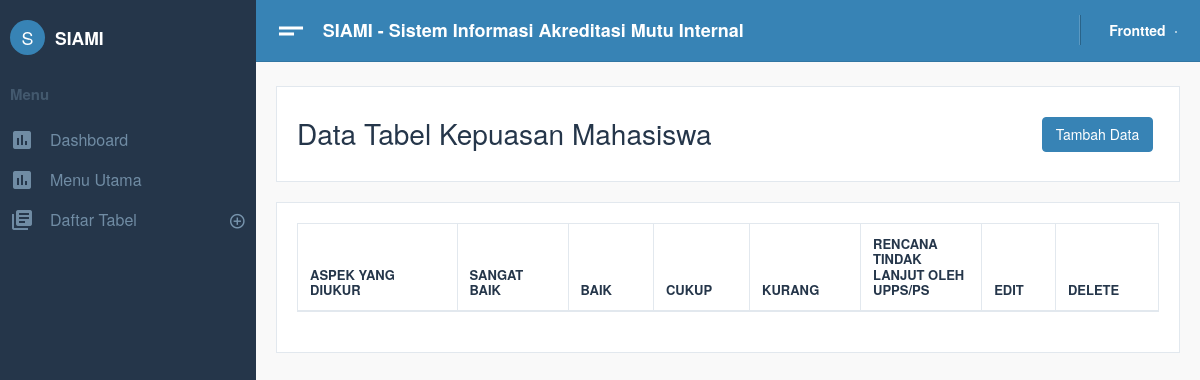
The page /Siami/home/index.php?p=tbl_kepuasan_mhs on the database as committed earlier.
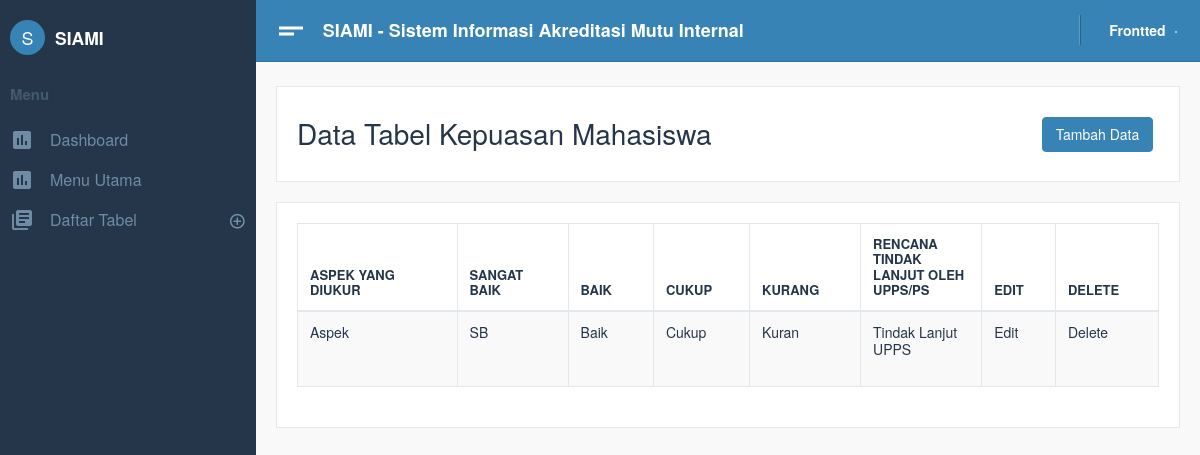
The same page on the database as committed later.
### tables this page shows
CREATE TABLE `tbl_kepuasan_mhs` (
  `id_kepuasan_mhs` int(5) NOT NULL,
  `aspek` text DEFAULT NULL,
  `prosen_sb` varchar(5) DEFAULT NULL,
  `prosen_b` varchar(5) DEFAULT NULL,
  `prosen_c` varchar(5) DEFAULT NULL,
  `prosen_k` varchar(5) DEFAULT NULL,
  `tindak_lanjut_upps` text DEFAULT NULL,
  `id_akred_prodi` int(11) NOT NULL
);

### Siami/home/tbl_kep_mhs.php (the view, shortened to what this page needs)
<div class="card text-left">
    <div class="card-body">
        <div class="row">
            <div class="col-sm-10 mt-2">
                <h2>Data Tabel Kepuasan Mahasiswa
                </h2>
            </div>
            <div class="col-sm-2 mt-2">
                <button class="btn btn-primary">Tambah Data</button>
            </div>
        </div>
    </div>
</div>
<?php
   include "../config/database.php";
   $query = mysqli_query($db, "SELECT * FROM  tbl_kepuasan_mhs");
   ?>
<div class="card">
    <div class="card-body">
        <div id="example_wrapper" class="dataTables_wrapper dt-bootstrap4">
            <div class="row">
                <div class="col-sm-12">
                    <table style="width: 100%;" id="example" class="table table-hover table-striped table-bordered dataTable dtr-inline" role="grid" aria-describedby="example_info">
                        <thead>
                            <tr role="row">
                                <th style="width: 118.2px;">Aspek yang diukur </th>
                                <th style="width: 82.2px;">Sangat Baik </th>
                                <th style="width: 63.2px;">Baik</th>
                                <th style="width: 63.2px;">Cukup</th>
                                <th style="width: 63.2px;">Kurang</th>
                                <th style="width: 63.2px;">Rencana Tindak Lanjut oleh UPPS/PS</th>
                                <th style="width: 40.2px;">Edit </th>
                                <th style="width: 40.2px;">Delete </th>
                            </tr>
                        </thead>
                        <tbody>
                            <?php
                               while ($data = mysqli_fetch_array($query)) {
                               ?>
                                <tr role="row" class="odd" style="font-size: 14px;">
                                    <td>
                                        <p class="text-break"><?php echo $data["aspek"]; ?></p>
                                    </td>
                                    <td>
                                        <p class="text-break"><?php echo $data["prosen_sb"]; ?></p>
                                    </td>
                                    <td>
                                        <p class="text-break"><?php echo $data["prosen_b"]; ?></p>
                                    </td>
                                    <td>
                                        <p class="text-break"><?php echo $data["prosen_c"]; ?></p>
                                    </td>
                                    <td>
                                        <p class="text-break"><?php echo $data["prosen_k"]; ?></p>
                                    </td>
                                    <td>
                                        <p class="text-break"><?php echo $data["tindak_lanjut_upps"]; ?></p>
                                    </td>
                                    <td>
                                        <p class="text-break">Edit</p>
                                    </td>
                                    <td>
                                        <p class="text-break">Delete</p>
                                    </td>
                                </tr>
                            <?php } ?>
                        </tbody>
                    </table>
                </div>
            </div>
        </div>
    </div>
</div>

Rows that differ between the two databases and show on the page:
added tbl_kepuasan_mhs: aspek "Aspek", prosen_sb "SB", prosen_b "Baik", prosen_c "Cukup", prosen_k "Kuran", tindak_lanjut_upps "Tindak Lanjut UPPS"
